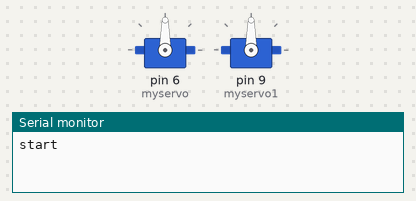
Recording of a sketch running on a simulated Arduino Uno, built with avr-gcc and run on an emulated ATmega328P. Shown: 2 × servo, the last lines printed to the serial monitor.

Above: at 0.1 s.
At 2.1 s:
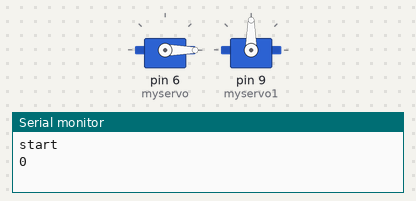
Timing chart, 0 to 3.6 s (numbered marks = the images above):
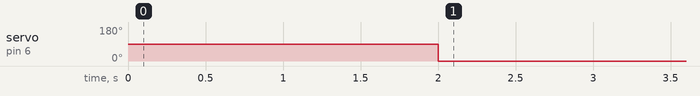

The sketch:

servo_test.ino
```cpp
#include <Servo.h>

Servo myservo,myservo1;  // create servo object to control a servo

void setup() {
  Serial.begin(9600);
  Serial.println("start");

  myservo.attach(6);  // attaches the servo on pin 9 to the servo object, servo 1 start (0) end (180)
  myservo1.attach(9);  // attaches the servo on pin 9 to the servo object, servo 2 start (180) end (0)
}

void loop() {
  delay(2000);
  myservo.write(0);                  // sets the servo position according to the scaled value
  //myservo1.write(0);                         // waits for the servo to get there
  Serial.println("0");                 // sets the servo position according to the scaled value
  delay(1000);
  //myservo.write(90);
  //myservo1.write(90);
  //delay(2000);                           // waits for the servo to get there

  Serial.println("180");
  //myservo.write(180);                  // sets the servo position according to the scaled value
  //myservo1.write(180);
  delay(1000);                     // waits for the servo to get there
}
```

Measured:
- by itself, servo on pin 6 (myservo): 90° → 0° at 2.0 s
